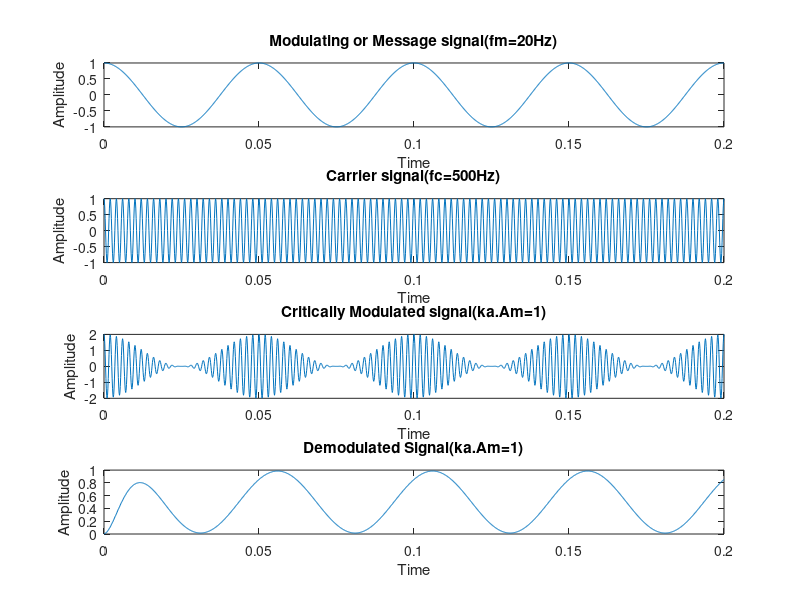

Here is the MATLAB script that generated this plot:
fs=8000; 
fm=20; % message signal frequency
fc=500; % carrier signal frequency
Am=1; % amplitude% amplitude message signal
Ac=1; % amplitude carrier signal
t=(0:0.2*fs)/fs;
m=Am*cos(2*pi*fm*t); % message signal
c=Ac*cos(2*pi*fc*t); % carrier signal
% u=ka*Am; % modulation index
u = 1;
s1=Ac*(1+u*cos(2*pi*fm*t)).*cos(2*pi*fc*t); % modulated signal
subplot(4,1,1);
plot(t,m);
title('Modulating or Message signal(fm=20Hz)');
xlabel("Time");
ylabel("Amplitude");


subplot(4,1,2);
plot(t,c);
xlabel("Time");
ylabel("Amplitude");
title('Carrier signal(fc=500Hz)');


subplot(4,1,3);
plot(t,s1);
xlabel("Time");
ylabel("Amplitude");
title('Critically Modulated signal(ka.Am=1)');
r1= s1.*c;
[b, a] = butter(2,0.01,'low');
mr1= filter(b,a,r1);
mr1a=sqrt(mr1.*mr1);
subplot(4,1,4);
plot(t,mr1a);
xlabel("Time");
ylabel("Amplitude");
title('Demodulated Signal(ka.Am=1)');